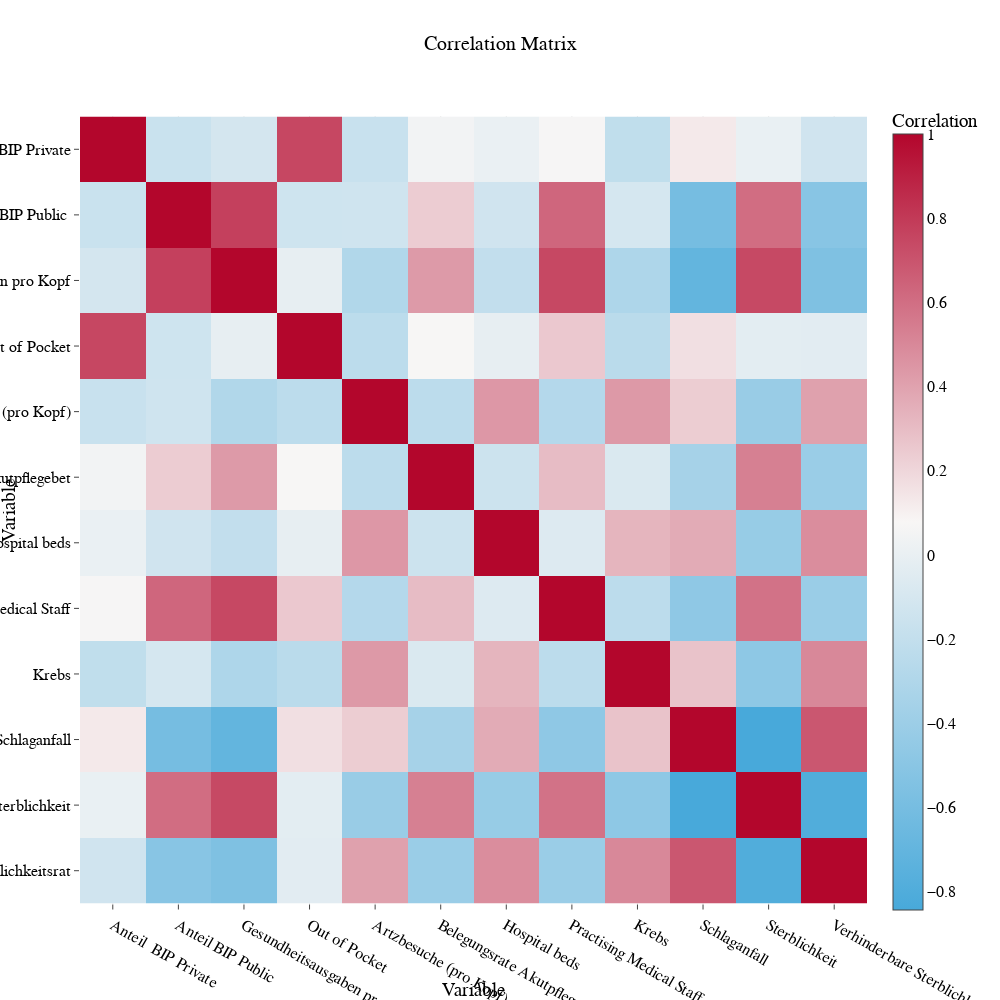

Notebook code for this chart:
### Code cell
corr_data = df_f.copy()

corr_data['Krebs'] = (corr_data['Krebs M'] + corr_data['Krebs W']) / 2
corr_data['Schlaganfall'] = (corr_data['Schlaganfall M'] + corr_data['Schlaganfall W']) / 2
corr_data['Sterblichkeit'] = (corr_data['Sterblichkeit ab 65 M'] + corr_data['Sterblichkeit ab 65 W']) / 2
corr_data['Practising Medical Staff'] = (corr_data['Practising doctors'] + corr_data['Professional nurses']) / 2

corr_data = corr_data.drop(['Krebs M', 'Krebs W', 'Schlaganfall M', 'Schlaganfall W', 'Sterblichkeit ab 65 M', 'Sterblichkeit ab 65 W', 'Practising doctors', 'Professional nurses'], axis=1)
corr_data = corr_data[['Anteil  BIP Private', 'Anteil BIP Public ', 'Gesundheitsausgaben pro Kopf', 'Out of Pocket', 'Artzbesuche (pro Kopf)', 'Belegungsrate Akutpflegebet', 'Hospital beds', 'Practising Medical Staff', 'Krebs', 'Schlaganfall', 'Sterblichkeit', 'Verhinderbare Sterblichkeitsrat']]

colorscale = [[0, color_palette[13]], [0.5, color_palette[1]], [1, color_palette[5]]]

fig = px.imshow(corr_data.corr(), title='Correlation Matrix', labels=dict(x='Variable', y='Variable', color='Correlation'), color_continuous_scale=colorscale)
fig.update_layout(width=1000, height=1000)
fig.show()

### Figure 1 — Plotly figure (JSON) as saved in the notebook; plotly's stock layout.template omitted (floating-point values rounded to 4 significant figures; data arrays with more than 128 entries replaced by an {"elided": "..."} marker saying what was removed)
{"data": [{"coloraxis": "coloraxis", "hovertemplate": "Variable: %{x}<br>Variable: %{y}<br>Correlation: %{z}<extra></extra>", "name": "0", "type": "heatmap", "x": ["Anteil  BIP Private", "Anteil BIP Public ", "Gesundheitsausgaben pro Kopf", "Out of Pocket", "Artzbesuche (pro Kopf)", "Belegungsrate Akutpflegebet", "Hospital beds", "Practising Medical Staff", "Krebs", "Schlaganfall", "Sterblichkeit", "Verhinderbare Sterblichkeitsrat"], "xaxis": "x", "y": ["Anteil  BIP Private", "Anteil BIP Public ", "Gesundheitsausgaben pro Kopf", "Out of Pocket", "Artzbesuche (pro Kopf)", "Belegungsrate Akutpflegebet", "Hospital beds", "Practising Medical Staff", "Krebs", "Schlaganfall", "Sterblichkeit", "Verhinderbare Sterblichkeitsrat"], "yaxis": "y", "z": {"elided": "12x12 float values"}}], "layout": {"coloraxis": {"colorbar": {"title": {"text": "Correlation"}}, "colorscale": [[0, "rgb(72, 169, 218)"], [0.5, "rgb(248, 246, 245)"], [1, "rgb(179, 6, 44)"]]}, "height": 1000, "title": {"text": "Correlation Matrix"}, "width": 1000, "xaxis": {"anchor": "y", "constrain": "domain", "domain": [0, 1], "scaleanchor": "y", "title": {"text": "Variable"}}, "yaxis": {"anchor": "x", "autorange": "reversed", "constrain": "domain", "domain": [0, 1], "title": {"text": "Variable"}}}}
